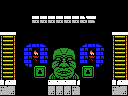

Tiled map render using the project's own tile images. Description and the whole map definition, tile-layer contents included, below:
An orthogonal 16x12 tile map with 8x8 px tiles, 1 tile layer (Tile Layer 1).

<map version="1.0" orientation="orthogonal" renderorder="right-down" width="16" height="12" tilewidth="8" tileheight="8" nextobjectid="1">
 <properties>
  <property name="down" value="hole" />
  <property name="up" value="hole" />
 </properties>
 <tileset firstgid="1" name="tiles" tilewidth="8" tileheight="8" tilecount="256" columns="16">
  <image source="tiles.png" width="128" height="128" />
 </tileset>
 <layer name="Tile Layer 1" width="16" height="12">
  <data encoding="csv">
1,1,1,1,1,1,1,1,1,1,1,1,1,1,1,1,
1,1,1,1,1,1,1,1,1,1,1,1,1,1,1,1,
1,1,1,1,254,254,254,254,254,254,143,144,1,1,1,1,
1,1,1,1,1,1,1,1,1,1,1,1,1,1,1,1,
90,91,1,1,1,1,1,1,1,1,1,1,1,1,90,91,
249,168,1,108,109,110,1,1,1,1,108,109,110,1,249,168,
249,168,1,111,99,111,33,34,35,36,111,99,111,1,249,168,
249,168,1,111,89,111,49,50,51,52,111,89,111,1,249,168,
249,168,1,105,69,70,65,66,67,68,69,70,107,1,249,168,
249,168,1,1,85,86,81,82,83,84,85,86,1,1,249,168,
151,156,1,1,1,1,156,156,156,151,1,1,1,1,151,156,
153,152,1,1,1,1,152,152,152,153,1,1,1,1,153,152
</data>
 </layer>
 <objectgroup name="objects" />
</map>
